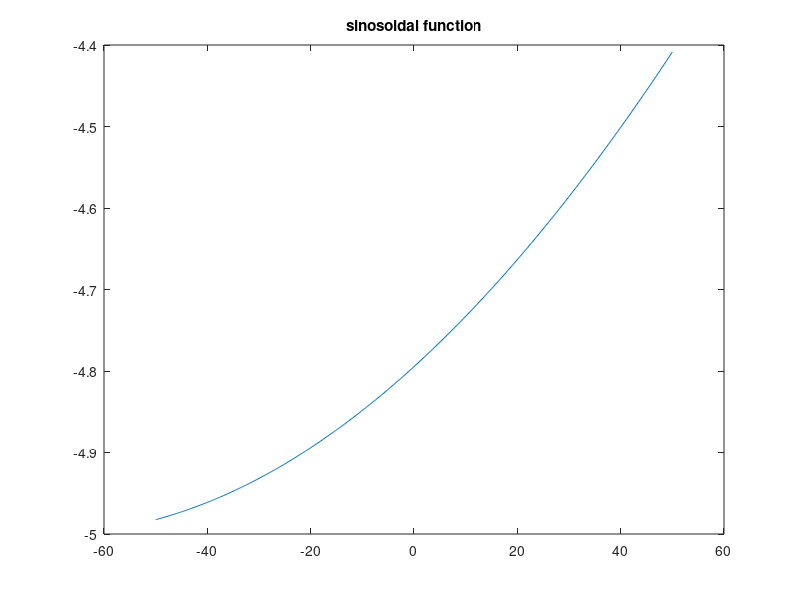

Write the MATLAB code that produced this figure.
% WAP sinusoidal signal with user input multiple freq, amp, phase
% Asin(2pift + phase)
clc
clear all
close all

prompt='Enter freq';
f = input(prompt);
x= -50:(1/f):50;

promt = 'Enter Phase';

phase = input(promt);

promt= 'Enter amp';

amp = input(promt);

s = amp.*sin(x.*2*3.142*f + phase);

plot(x,s)
title('sinosoidal function')

